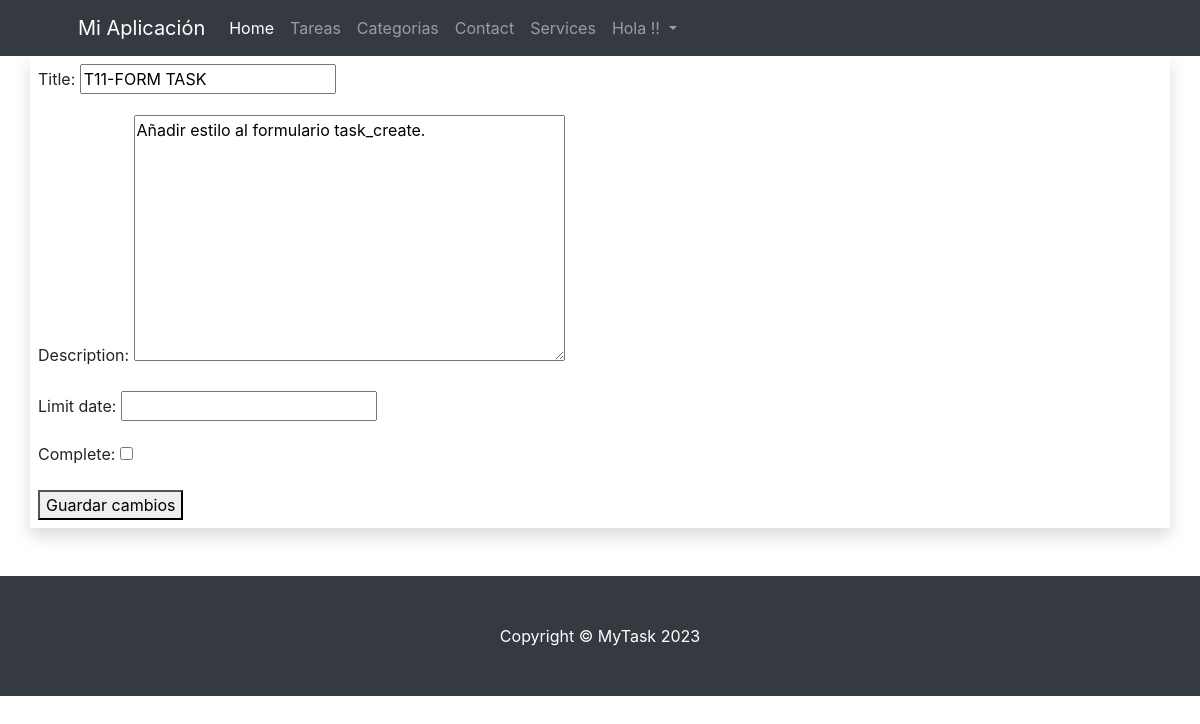
/task/12/edit/, run on an earlier commit of the app's database.
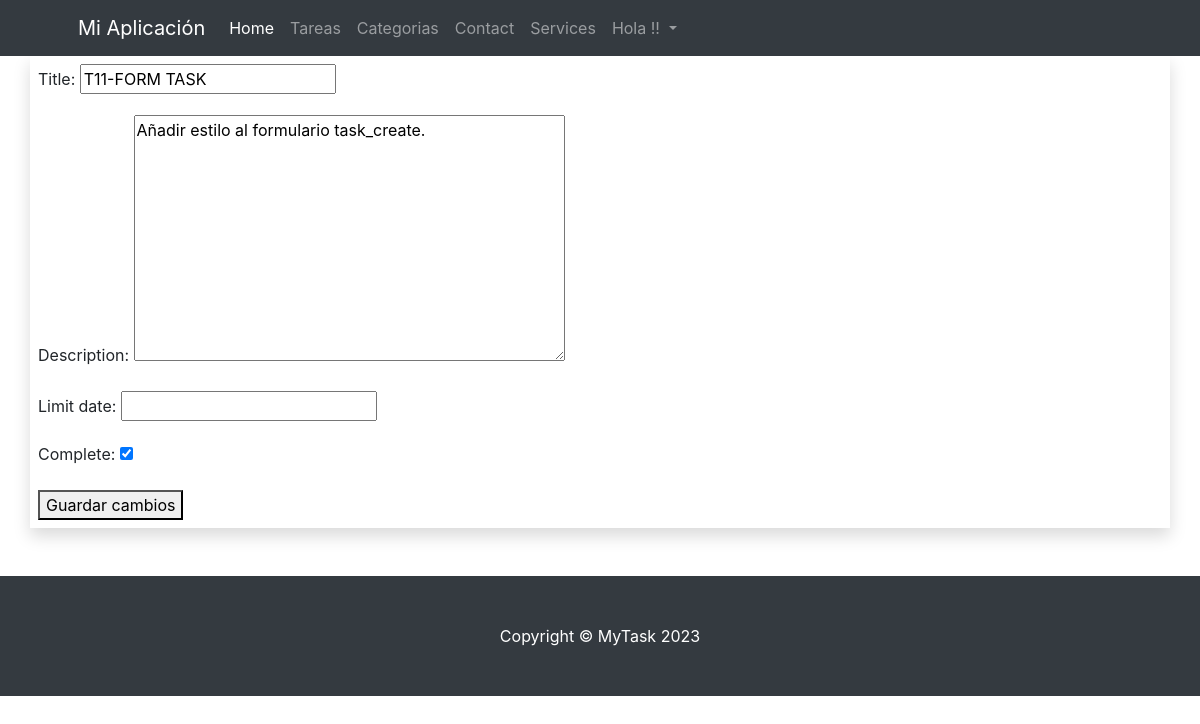
And on a later commit of the database.
### task/models.py (models this page shows, shortened)
class Task(models.Model):
    title = models.CharField(max_length=200)
    description = models.TextField()
    created = models.DateTimeField(auto_now_add=True)
    limit_date = models.DateTimeField(auto_now_add=False, null=True, blank=True)
    complete = models.BooleanField(default=False)

### task/views.py (the view)
# urls.py: path('<int:pk>/edit/', task_edit, name='task_edit'),
def task_edit(request, pk):
    task = get_object_or_404(Task, pk=pk)
    if request.method == 'POST':
        form = TaskForm(request.POST, instance=task)
        if form.is_valid():
            form.save()
            return redirect('task:task_list')
    else:
        form = TaskForm(instance=task)
    return render(request, 'task/task_edit.html', {'form': form})

### task/forms.py
class TaskForm(forms.ModelForm):
    class Meta:
        model = Task
        fields = '__all__'

### task/templates/task/task_edit.html (shortened to what this page needs)
{% extends "bases/base.html" %}
{% block content %}
<form method="POST">
    {{ form.as_p }}
    <button type="submit">Guardar cambios</button>
</form>
{% endblock %}

What changed in the data, as far as the page shows it:
changed Task "T11-FORM TASK": complete "☐" → "☑"
